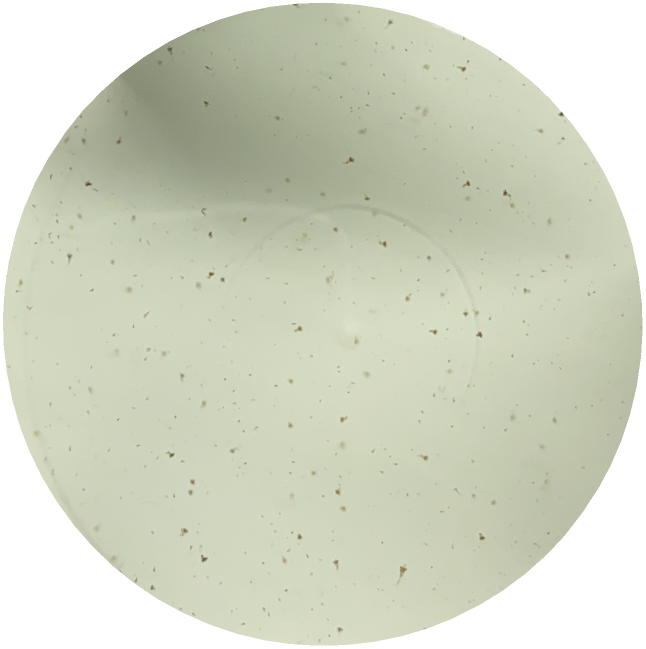
#> input picture analysis_primary/result_inner_circle_cropped.png, 1291 x 1297 px (shown at 1/2 size)
$ python larva_analysis.py
#> lines starting #> are read from the running program, lines starting #| are printed output that depends on the picture; after the words box and inside, x2 and y2 are one past the last pixel; in counts of white or black regions, pixels touching at a corner belong together
#!/usr/bin/env python3
import cv2
import numpy as np
import csv
from pathlib import Path
from skimage.morphology import skeletonize
from skimage.measure import regionprops, label
from scipy.ndimage import distance_transform_edt
from scipy.spatial.distance import euclidean

# -------- CONFIG --------
INPUT = Path('analysis_primary/result_inner_circle_cropped.png')
OUTDIR = Path('analysis_primary_reports')
OUTDIR.mkdir(parents=True, exist_ok=True)
REPORTS_DIR = OUTDIR / 'larvae_reports'
REPORTS_DIR.mkdir(exist_ok=True)

BLACKHAT_K = 25
MIN_AREA = 80
MAX_AREA_FRAC = 0.05
SOLIDITY_THRESH = 0.85


def calculate_advanced_metrics(idx, mask, gray, blackhat):
    """Calculates comprehensive morphometrics for a single larva component."""
    # Basic Props via Skimage
    props = regionprops(mask, intensity_image=gray)[0]
    bh_props = regionprops(mask, intensity_image=blackhat)[0]

    # 1. Skeleton & Distance Transform
    skeleton = skeletonize(mask > 0)
    dist_map = distance_transform_edt(mask)
    skel_coords = np.argwhere(skeleton)

    # 2. Width Metrics (Local thickness at every skeleton point)
    widths = dist_map[skeleton] * 2  # radius to diameter

    # 3. Skeleton Path Length (Correction for diagonals)
    # Using approx: adjacent = 1, diagonal = 1.414
    body_len = np.sum(skeleton)  # Simplification; for high precision use skan library

    # 4. Curvature & Endpoints (Crude approximation)
    endpoints = []
    for r, c in skel_coords:
        neighbor_count = np.sum(skeleton[r - 1:r + 2, c - 1:c + 2]) - 1
        if neighbor_count == 1:
            endpoints.append((r, c))

    euclidean_dist = 0
    curvature_ratio = 1
    if len(endpoints) >= 2:
        # Distance between furthest two endpoints
        p1, p2 = endpoints[0], endpoints[-1]
        euclidean_dist = euclidean(p1, p2)
        curvature_ratio = body_len / euclidean_dist if euclidean_dist > 0 else 1

    # 5. Advanced Shape
    circularity = (4 * np.pi * props.area) / (props.perimeter ** 2) if props.perimeter > 0 else 0

    # Compile Data
    data = {
        'id': idx,
        # Basic Size
        'area': props.area,
        'perimeter': round(props.perimeter, 2),
        'bbox_width': props.bbox[3] - props.bbox[1],
        'bbox_height': props.bbox[2] - props.bbox[0],
        'equiv_diameter': round(props.equivalent_diameter, 2),
        'solidity': round(props.solidity, 3),
        'extent': round(props.extent, 3),
        # Ellipse
        'major_axis': round(props.major_axis_length, 2),
        'minor_axis': round(props.minor_axis_length, 2),
        'eccentricity': round(props.eccentricity, 3),
        'orientation_deg': round(np.degrees(props.orientation), 1),
        # Skeleton/Width
        'skeleton_length': round(body_len, 2),
        'euclidean_length': round(euclidean_dist, 2),
        'curvature_ratio': round(curvature_ratio, 3),
        'mean_width': round(np.mean(widths), 2),
        'max_width': round(np.max(widths), 2),
        'min_width': round(np.min(widths), 2),
        # Intensity/Texture
        'mean_intensity': round(props.mean_intensity, 2),
        'std_intensity': round(np.std(gray[mask > 0]), 2),
        'mean_blackhat': round(bh_props.mean_intensity, 2),
        # Spatial
        'centroid_x': round(props.centroid[1], 1),
        'centroid_y': round(props.centroid[0], 1),
    }

    # Add Hu Moments (Shape Fingerprint)
    for i, hu in enumerate(props.moments_hu):
        data[f'hu_moment_{i + 1}'] = f"{hu:.2e}"

    return data


def create_individual_report(idx, gray_crop, mask_crop, data):
    """Refined report generator with more metrics."""
    h, w = gray_crop.shape
    left_panel = cv2.cvtColor(gray_crop, cv2.COLOR_GRAY2BGR)
    right_panel = left_panel.copy()

    # Visual overlays
    skeleton = skeletonize(mask_crop > 0)
    right_panel[skeleton] = [0, 0, 255]
    contours, _ = cv2.findContours(mask_crop, cv2.RETR_EXTERNAL, cv2.CHAIN_APPROX_SIMPLE)
    cv2.drawContours(right_panel, contours, -1, (0, 255, 0), 1)

    canvas = np.hstack((left_panel, right_panel))

    # Expand canvas for more text
    text_area_w = 250
    report_img = np.zeros((max(canvas.shape[0], 350), canvas.shape[1] + text_area_w, 3), dtype=np.uint8)
    report_img[:canvas.shape[0], :canvas.shape[1]] = canvas

    # Text rendering
    lines = [f"ID: {idx}"] + [f"{k}: {v}" for k, v in list(data.items())[1:15]]  # Show first 15 metrics
    for i, line in enumerate(lines):
        cv2.putText(report_img, line, (canvas.shape[1] + 10, 25 + (i * 20)),
                    cv2.FONT_HERSHEY_SIMPLEX, 0.4, (255, 255, 255), 1, cv2.LINE_AA)

    return report_img


def process_larvae():
    img = cv2.imread(str(INPUT))
#> img is the input picture: shape (1297, 1291, 3); mean B, G, R 195.5, 213.8, 209.9
    if img is None: return

    gray = cv2.cvtColor(img, cv2.COLOR_BGR2GRAY)
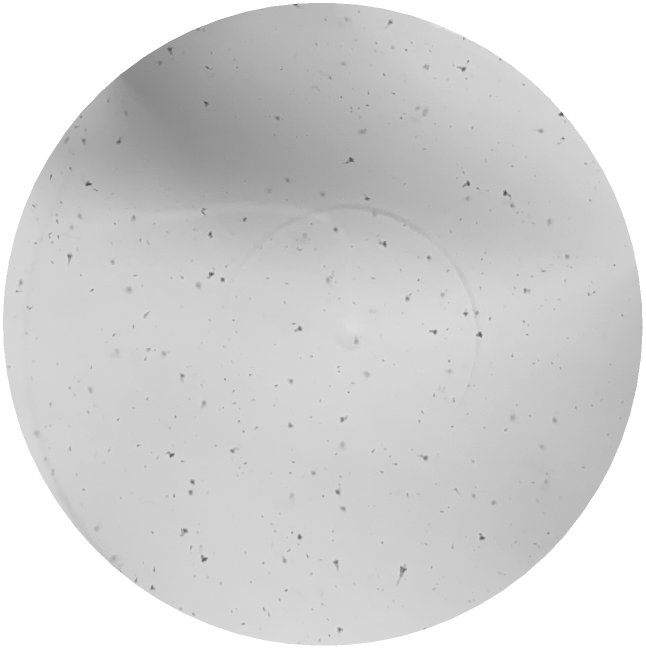
#> gray: shape (1297, 1291) (shown at 1/2 size); min 60, max 255, mean 210.6

    # Enhancement
    bh_kernel = cv2.getStructuringElement(cv2.MORPH_ELLIPSE, (BLACKHAT_K, BLACKHAT_K))
    blackhat = cv2.morphologyEx(gray, cv2.MORPH_BLACKHAT, bh_kernel)
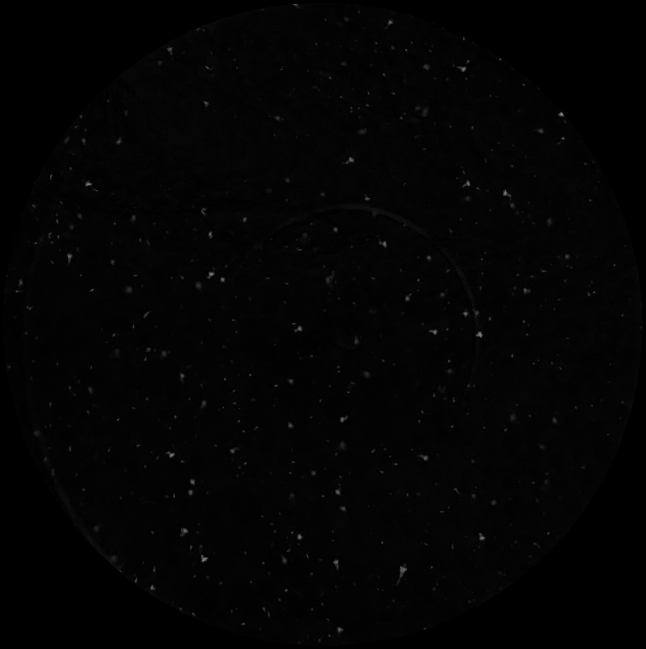
#> blackhat: shape (1297, 1291) (shown at 1/2 size); min 0, max 145, mean 3
    thresh = cv2.threshold(blackhat, 0, 255, cv2.THRESH_BINARY + cv2.THRESH_OTSU)[1]
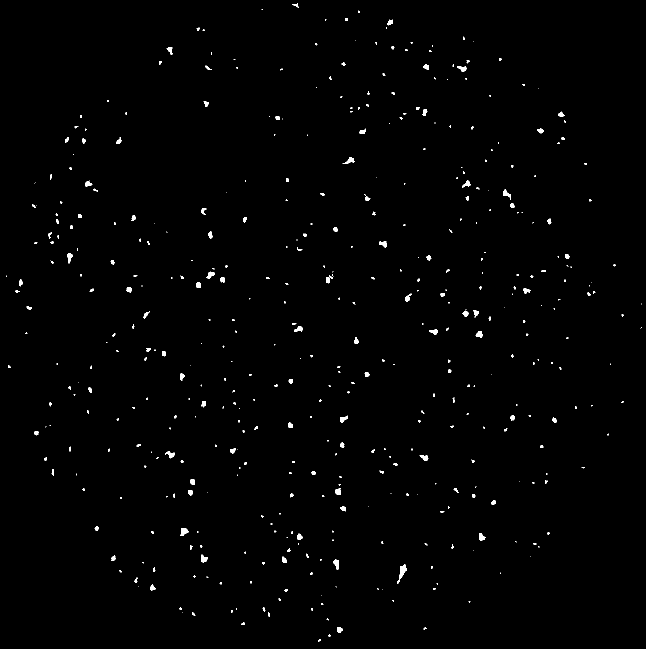
#> thresh: shape (1297, 1291) (shown at 1/2 size); 0.75% white; 466 white regions (289 under 20 px), largest, box (x1, y1, x2, y2) and area: (794, 1128, 814, 1168) 269, (360, 1056, 377, 1072) 169, (1006, 379, 1022, 400) 148

    num_labels, labels, stats, _ = cv2.connectedComponentsWithStats(thresh)
#> labels: shape (1297, 1291) int32; 467 distinct labels, from 0 to 466
#> num_labels = 467; stats = 467 rows, first 6: [0, 0, 1291, 1297, 1661857], [584, 7, 13, 9, 51], [523, 19, 3, 1, 3], [716, 21, 4, 5, 15], [690, 36, 6, 5, 26], [650, 38, 3, 3, 7]
    larvae_data = []

    for i in range(1, num_labels):
        if stats[i, cv2.CC_STAT_AREA] < MIN_AREA: continue

        mask = (labels == i).astype(np.uint8)

        # Calculate all requested metrics
        stats_dict = calculate_advanced_metrics(len(larvae_data) + 1, mask, gray, blackhat)
        larvae_data.append(stats_dict)

        # Cropping for report
        x, y, w, h = stats[i, :4]
        p = 10
        crop_gray = gray[max(0, y - p):y + h + p, max(0, x - p):x + w + p]
        crop_mask = mask[max(0, y - p):y + h + p, max(0, x - p):x + w + p]

        report = create_individual_report(stats_dict['id'], crop_gray, crop_mask, stats_dict)
        cv2.imwrite(str(REPORTS_DIR / f"larva_{stats_dict['id']:03d}.png"), report)
#> this loop made 466 passes
#> (body_len in calculate_advanced_metrics, curvature_ratio in calculate_advanced_metrics, circularity in calculate_advanced_metrics, x, y) on passes 6, 18, 30: (15, 1.52, 0.633, 775, 39), (19, 1.33, 0.584, 333, 94), (19, 1.57, 0.634, 914, 133)
#> after the loop, larvae_data = 49 items

    # Export CSV
    if larvae_data:
        keys = larvae_data[0].keys()
        with open(OUTDIR / 'comprehensive_morphometrics.csv', 'w', newline='') as f:
            dict_writer = csv.DictWriter(f, keys)
            dict_writer.writeheader()
            dict_writer.writerows(larvae_data)

    print(f"Done. Analyzed {len(larvae_data)} larvae.")
#| Done. Analyzed 49 larvae.


if __name__ == "__main__":
    process_larvae()
